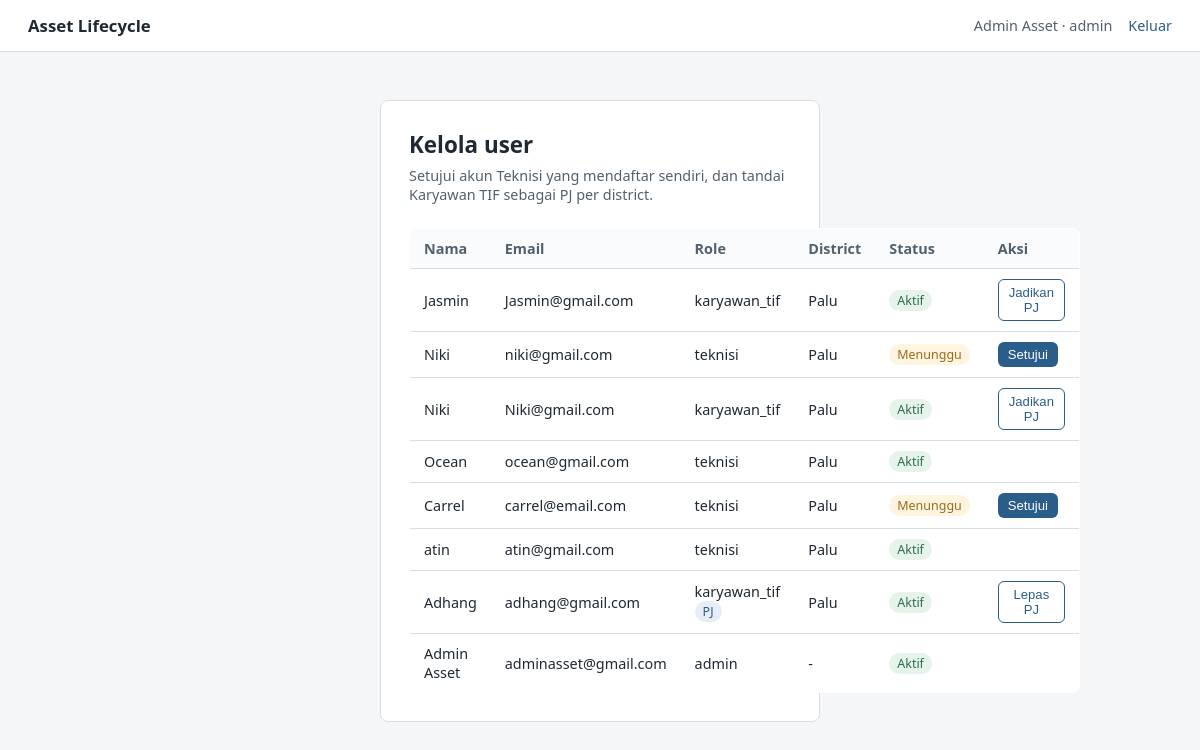
Before: /auth/admin/users (signed in) with the older database file.
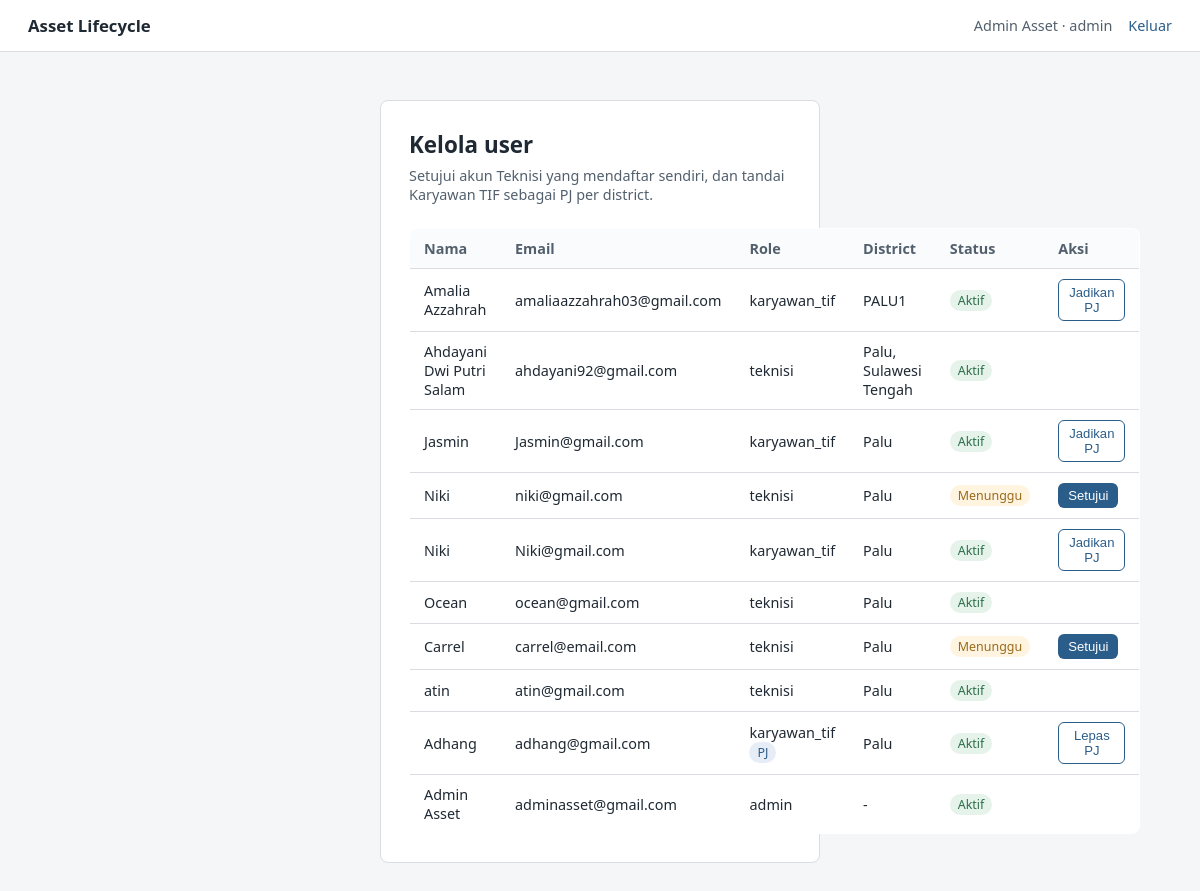
After: the same page with the newer database file.
### app/models/user.py (models this page shows, shortened)
class User(db.Model, UserMixin):
    __tablename__ = "user"
    user_id = db.Column(db.Integer, primary_key=True)
    name = db.Column(db.String(150), nullable=False)
    email = db.Column(db.String(150), unique=True)
    password = db.Column(db.String(255))
    role = db.Column(db.String(20), nullable=False)  # 'admin' / 'karyawan_tif' / 'teknisi'
    is_pj = db.Column(db.Boolean, default=False)
    district = db.Column(db.String(100))
    status = db.Column(db.String(20), default="aktif")  # 'aktif' / 'pending'
    avatar_path = db.Column(db.String(255), nullable=True)  # path relatif ke static/avatars/
    created_at = db.Column(db.DateTime, default=datetime.utcnow)
    updated_at = db.Column(db.DateTime, onupdate=datetime.utcnow)

### app/modules/auth/routes.py (the view)
@auth_bp.route("/admin/users")
@login_required
@role_required("admin")
def manage_users():
    users = User.query.order_by(User.created_at.desc()).all()
    return render_template("auth/manage_users.html", users=users)

### app/templates/auth/manage_users.html (shortened to what this page needs)
{% extends "base.html" %}
{% block content %}
<div class="page page--wide" style="margin:0;padding:0;max-width:none;">
<div class="card">
    <h1>Kelola user</h1>
    <p class="subtitle">Setujui akun Teknisi yang mendaftar sendiri, dan tandai Karyawan TIF sebagai PJ per district.</p>
    <table>
        <thead>
            <tr>
                <th>Nama</th>
                <th>Email</th>
                <th>Role</th>
                <th>District</th>
                <th>Status</th>
                <th>Aksi</th>
            </tr>
        </thead>
        <tbody>
            {% for user in users %}
            <tr>
                <td>{{ user.name }}</td>
                <td>{{ user.email }}</td>
                <td>
                    {{ user.role }}
                    {% if user.is_pj %}<span class="badge badge--pj">PJ</span>{% endif %}
                </td>
                <td>{{ user.district or "-" }}</td>
                <td>
                    {% if user.status == "pending" %}
                        <span class="badge badge--pending">Menunggu</span>
                    {% else %}
                        <span class="badge badge--aktif">Aktif</span>
                    {% endif %}
                </td>
                <td>
                    {% if user.status == "pending" %}
                    <form class="inline-form" method="POST" action="{{ url_for('auth.approve_user', user_id=user.user_id) }}">
                        <button type="submit" class="btn btn--small">Setujui</button>
                    </form>
                    {% endif %}
                    {% if user.role == "karyawan_tif" %}
                    <form class="inline-form" method="POST" action="{{ url_for('auth.toggle_pj', user_id=user.user_id) }}">
                        <button type="submit" class="btn btn--secondary btn--small">
                            {{ "Lepas PJ" if user.is_pj else "Jadikan PJ" }}
                        </button>
                    </form>
                    {% endif %}
                </td>
            </tr>
            {% endfor %}
        </tbody>
    </table>
</div>
</div>
{% endblock %}

### app/templates/base.html (shortened to what this page needs)
<!DOCTYPE html>
<html lang="id">
<head>
    <link rel="stylesheet" href="{{ url_for('static', filename='style.css') }}">
</head>
<body>
    <header class="topbar">
        <a href="{{ url_for('index') }}" class="topbar__brand">Asset Lifecycle</a>
        <nav class="topbar__nav">
            {% if current_user.is_authenticated %}
                <span class="topbar__user">{{ current_user.name }} &middot; {{ current_user.role }}{% if current_user.is_pj %} &middot; PJ{% endif %}</span>
                <a href="{{ url_for('auth.logout') }}">Keluar</a>
            {% else %}
                <a href="{{ url_for('auth.login') }}">Masuk</a>
            {% endif %}
        </nav>
    </header>
    <main class="page">
        {% block content %}{% endblock %}
    </main>
</body>
</html>

### app/static/style.css (style rules this page uses)
:root { --ink: #1f2933; --ink-soft: #52606d; --line: #d9dde2; --surface: #ffffff; --bg: #f5f6f8; --accent: #2b5d8a; --accent-hover: #234a6f; --error-bg: #fbe9e7; --error-ink: #9c3b2e; --success-bg: #e6f3ea; --success-ink: #2c6e49; }
* { box-sizing: border-box; }
body { margin: 0; font-family: "Segoe UI", system-ui, -apple-system, sans-serif; color: var(--ink); background: var(--bg); }
.topbar { display: flex; justify-content: space-between; align-items: center; padding: 14px 28px; background: var(--surface); border-bottom: 1px solid var(--line); }
.topbar__brand { font-weight: 600; font-size: 1.05rem; color: var(--ink); text-decoration: none; }
.topbar__nav { display: flex; align-items: center; gap: 16px; font-size: 0.9rem; }
.topbar__nav a { color: var(--accent); text-decoration: none; }
.topbar__user { color: var(--ink-soft); }
.page { max-width: 480px; margin: 48px auto; padding: 0 20px; }
.page--wide { max-width: 900px; }
.card { background: var(--surface); border: 1px solid var(--line); border-radius: 8px; padding: 28px; }
h1 { font-size: 1.4rem; margin: 0 0 6px; }
.subtitle { color: var(--ink-soft); font-size: 0.9rem; margin: 0 0 24px; }
button, .btn { display: inline-block; margin-top: 20px; padding: 10px 16px; background: var(--accent); color: white; border: none; border-radius: 6px; font-size: 0.95rem; cursor: pointer; text-decoration: none; }
.btn--secondary { background: transparent; color: var(--accent); border: 1px solid var(--accent); }
table { width: 100%; border-collapse: collapse; background: var(--surface); border: 1px solid var(--line); border-radius: 8px; overflow: hidden; }
th, td { text-align: left; padding: 10px 14px; border-bottom: 1px solid var(--line); font-size: 0.9rem; }
th { background: #fafbfc; color: var(--ink-soft); font-weight: 600; }
tr:last-child td { border-bottom: none; }
.badge { display: inline-block; padding: 2px 8px; border-radius: 999px; font-size: 0.78rem; }
.badge--pending { background: #fff4e0; color: #9a6b1c; }
.badge--aktif { background: var(--success-bg); color: var(--success-ink); }
.badge--pj { background: #e7edf7; color: var(--accent); }
.inline-form { display: inline; }
.btn--small { margin-top: 0; padding: 5px 10px; font-size: 0.82rem; }

Changed rows visible on the page:
added User: name "Amalia Azzahrah", email "amaliaazzahrah03@gmail.com", role "karyawan_tif", district "PALU1", status "Aktif", is_pj "Jadikan PJ"
added User: name "Ahdayani Dwi Putri Salam", email "ahdayani92@gmail.com", role "teknisi", district "Palu, Sulawesi Tengah", status "Aktif"
